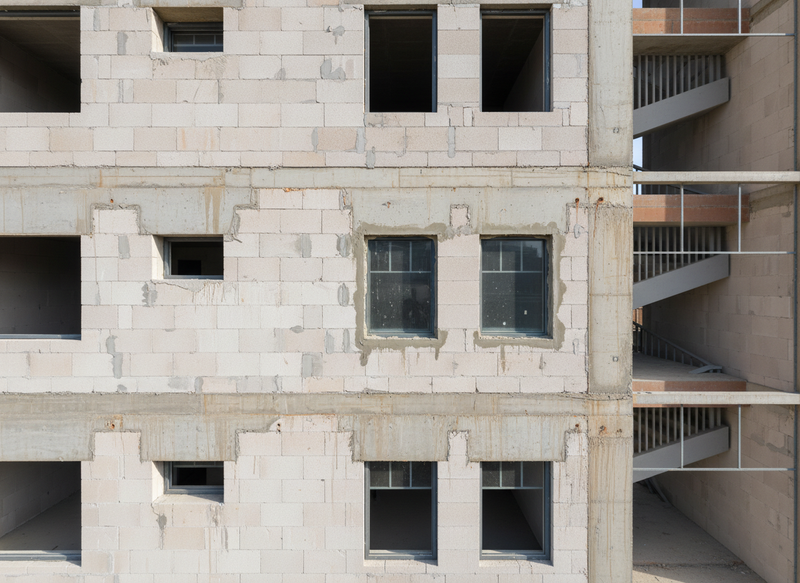
#> input picture site/assets/dataset/AP_SK_102_site.png, 800 x 583 px
$ python system_decomposition.py
#> lines starting #> are read from the running program, lines starting #| are printed output that depends on the picture
"""Trace-style system decomposition figure for the portfolio page.

This follows the visual language in the user's reference examples: real artifact thumbnails,
orange module boxes, compact arrows, and panel labels (a)-(e). It avoids a generic block diagram.

Run:
    .venv/bin/python eval/system_decomposition.py

Out:
    output/system_decomposition.png
"""
from __future__ import annotations

from pathlib import Path

import matplotlib

matplotlib.use("Agg")
import matplotlib.pyplot as plt
from matplotlib.patches import FancyArrowPatch, FancyBboxPatch, Rectangle

REPO = Path(__file__).resolve().parent.parent
OUT = REPO / "output"

INK = "#1a1c20"
MUTED = "#5b6470"
LINE = "#d8dde5"
ORANGE = "#f6a823"
ORANGE_DARK = "#ef7d00"
BLUE = "#56B4E9"
GREEN = "#2ca02c"
PURPLE = "#9467bd"


def _box(ax, x, y, w, h, title, body="", fc="#ffffff", ec=LINE, lw=1.2, title_size=9.8):
    ax.add_patch(
        FancyBboxPatch(
            (x, y),
            w,
            h,
            boxstyle="round,pad=0.006,rounding_size=0.012",
            fc=fc,
            ec=ec,
            lw=lw,
        )
    )
    ax.text(x + w / 2, y + h * 0.74, title, ha="center", va="center", fontsize=title_size + 1.2, fontweight="bold", color=INK)
    if body:
        ax.text(x + w / 2, y + h * 0.37, body, ha="center", va="center", fontsize=9.0, color=MUTED, linespacing=1.15)


def _arrow(ax, x1, y1, x2, y2, color="#5f6670", lw=1.6):
    ax.add_patch(
        FancyArrowPatch(
            (x1, y1),
            (x2, y2),
            arrowstyle="-|>",
            mutation_scale=12,
            lw=lw,
            color=color,
            shrinkA=3,
            shrinkB=3,
        )
    )


def _img(ax, path: Path, x, y, w, h, title=None, crop=None):
    iax = ax.figure.add_axes([x, y, w, h])
    if path.exists():
        im = plt.imread(path)
        iax.imshow(im)
        if crop:
            iax.set_xlim(crop[0], crop[1])
            iax.set_ylim(crop[3], crop[2])
    else:
        iax.text(0.5, 0.5, path.name, ha="center", va="center", fontsize=8, color=MUTED)
    iax.set_xticks([])
    iax.set_yticks([])
    for s in iax.spines.values():
        s.set_edgecolor(LINE)
        s.set_linewidth(1.0)
    if title:
        iax.set_title(title, fontsize=7.6, pad=3, color=INK)
    return iax


def _mini_graph(ax, x, y, w, h):
    ax.add_patch(FancyBboxPatch((x, y), w, h, boxstyle="round,pad=0.006,rounding_size=0.012", fc="#ffffff", ec=LINE, lw=1.0))
    nodes = {
        "wall": (x + 0.18 * w, y + 0.58 * h, "#bdbdbd"),
        "target": (x + 0.50 * w, y + 0.40 * h, ORANGE_DARK),
        "prev": (x + 0.35 * w, y + 0.72 * h, "#9ecae1"),
        "next": (x + 0.70 * w, y + 0.66 * h, "#9ecae1"),
        "storey": (x + 0.78 * w, y + 0.28 * h, "#c9b5e3"),
    }
    edges = [("wall", "target", "FILLS"), ("target", "prev", "NEXT_TO"), ("target", "next", "NEXT_TO"), ("target", "storey", "ON_STOREY")]
    for a, b, lab in edges:
        xa, ya, _ = nodes[a]
        xb, yb, _ = nodes[b]
        ax.plot([xa, xb], [ya, yb], color="#aab3c0", lw=1.2)
        ax.text((xa + xb) / 2, (ya + yb) / 2 + 0.010, lab, fontsize=5.4, color=MUTED, ha="center")
    for name, (xx, yy, c) in nodes.items():
        ax.scatter([xx], [yy], s=150 if name == "target" else 95, color=c, edgecolor="white", lw=1.0, zorder=3)
        ax.text(xx, yy - 0.035, "target" if name == "target" else name, ha="center", fontsize=6.0, color=INK)
    ax.text(x + w / 2, y + 0.045 * h, "spatial address: Window · Second Floor · slot 2/17", ha="center", fontsize=7.0, color=PURPLE, fontweight="bold")


def build(out_path: Path):
    fig = plt.figure(figsize=(15.4, 8.0))
    ax = fig.add_axes([0, 0, 1, 1])
    ax.set_xlim(0, 1)
    ax.set_ylim(0, 1)
    ax.axis("off")

    fig.text(0.5, 0.957, "AEC Interpreter: evidence trace through the system", ha="center", fontsize=18, fontweight="bold")
    fig.text(0.5, 0.925, "Raw input → module trace → typed field record → graph address → verified BIM element.",
             ha="center", fontsize=11.0, color=MUTED)

    xs = [0.035, 0.235, 0.445, 0.650, 0.815]
    labels = ["(a) Raw evidence", "(b) Cross-modal extraction", "(c) Spatial address", "(d) IFC graph retrieval", "(e) 3D verification"]
    for x, lab in zip(xs, labels):
        ax.text(x, 0.865, lab, fontsize=12.0, fontweight="bold", ha="left", color=INK)

    site_photo = REPO / "site/assets/dataset/AP_SK_102_site.png"
    case_panel = REPO / "site/assets/case_AP_SK_102.png"
    demo_hub = REPO / "site/assets/portfolio/fig-demo-hub.png"
    pipeline = REPO / "site/assets/pipeline.png"

    _img(ax, site_photo, 0.035, 0.605, 0.155, 0.205, "site photo")
    _img(ax, case_panel, 0.048, 0.365, 0.130, 0.175, "marked plan", crop=(735, 1125, 105, 480))
    _box(ax, 0.035, 0.215, 0.155, 0.090, "field note / query", "Which IFC window is shown\non Second Floor?", fc="#f7f9fc")

    # Program stack, orange like the reference examples.
    prog = [
        ("VLM.extract", "storey\nIFC class\nrelation"),
        ("OpenCV.slot", "count openings\nposition = 2 of 17"),
        ("Route", "confidence 0.57\nANSWER"),
    ]
    for i, (title, body) in enumerate(prog):
        y = 0.685 - i * 0.155
        _box(ax, 0.235, y, 0.155, 0.105, title, body, fc="#fff4e3", ec=ORANGE_DARK, lw=1.4)
        if i < 2:
            _arrow(ax, 0.312, y, 0.312, y - 0.045)

    _img(ax, case_panel, 0.405, 0.585, 0.070, 0.205, "opening count", crop=(250, 430, 1060, 1450))
    _box(ax, 0.405, 0.405, 0.150, 0.095, "typed field", "value=(2,17)\nconfidence=0.52\nsource=opencv", fc="#ffffff", ec=ORANGE_DARK)

    _mini_graph(ax, 0.445, 0.215, 0.165, 0.260)

    _box(ax, 0.650, 0.660, 0.135, 0.095, "Graph query", "Window\nSecond Floor\nhost wall", fc="#f3f0fa", ec=PURPLE)
    _box(ax, 0.650, 0.505, 0.135, 0.095, "Recall pool", "GT in pool\n100%", fc="#ffffff", ec=LINE)
    _box(ax, 0.650, 0.350, 0.135, 0.095, "Ranked result", "46 candidates\n→ 1 address", fc="#ffffff", ec=PURPLE)
    _arrow(ax, 0.718, 0.660, 0.718, 0.600, color=PURPLE)
    _arrow(ax, 0.718, 0.505, 0.718, 0.445, color=PURPLE)

    _img(ax, demo_hub, 0.815, 0.540, 0.145, 0.190, "BIM viewer")
    _img(ax, case_panel, 0.830, 0.290, 0.120, 0.155, "trace card", crop=(0, 820, 0, 760))
    _box(ax, 0.815, 0.160, 0.145, 0.085, "final output", "GUID returned with\n3D highlight for review", fc="#e8f6ec", ec=GREEN)

    # Stage arrows.
    _arrow(ax, 0.190, 0.640, 0.235, 0.735)
    _arrow(ax, 0.390, 0.735, 0.405, 0.690)
    _arrow(ax, 0.555, 0.450, 0.650, 0.705, color=PURPLE)
    _arrow(ax, 0.785, 0.390, 0.815, 0.205, color=GREEN)

    # Compact result strip.
    ax.add_patch(Rectangle((0.035, 0.055), 0.925, 0.045, fc="#f7f9fc", ec=LINE, lw=1.0))
    ax.text(0.052, 0.078, "Measured effect:", fontsize=8.5, fontweight="bold", color=INK, va="center")
    ax.text(0.150, 0.078, "VLM-only Top-1 6.7%  ·  + slot specialist 67.6%  ·  address ceiling 78.5% Top-1 / 98.1% Top-10",
            fontsize=9.2, color=MUTED, va="center")

    out_path.parent.mkdir(exist_ok=True)
    fig.savefig(out_path, dpi=140, bbox_inches="tight")
    plt.close(fig)
    print("figure →", out_path)


def main():
    build(OUT / "system_decomposition.png")
#> in _img, im is the input picture: shape (583, 800, 3) float32; mean R, G, B 0.603, 0.583, 0.558
#> call 2 of _img, with x = 0.048, y = 0.365, w = 0.13, h = 0.175, title = 'marked plan', crop = (735, 1125, 105, 480)
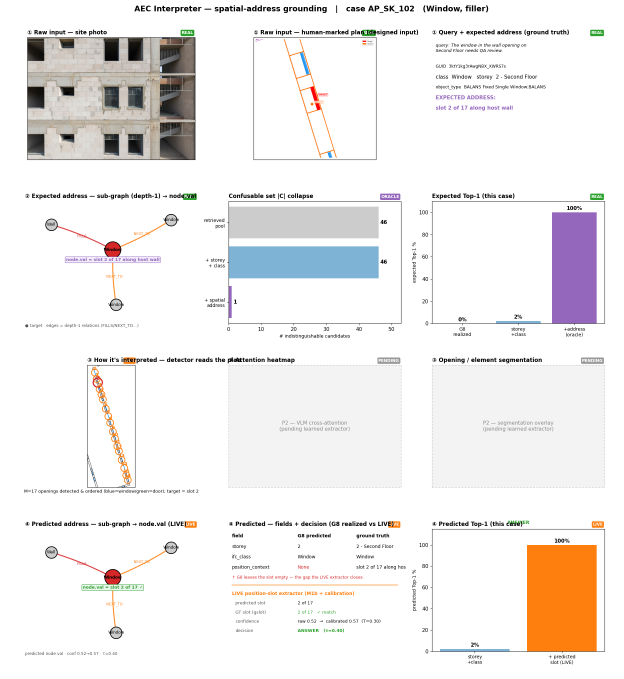
#> input picture site/assets/case_AP_SK_102.png, 1870 x 2035 px (shown at 1/3 size)
#> in _img, im is the input picture: shape (2035, 1870, 4) float32; mean R, G, B, A 0.948, 0.936, 0.931, 1
#> call 4 of _img, with x = 0.815, y = 0.54, w = 0.145, h = 0.19, title = 'BIM viewer'
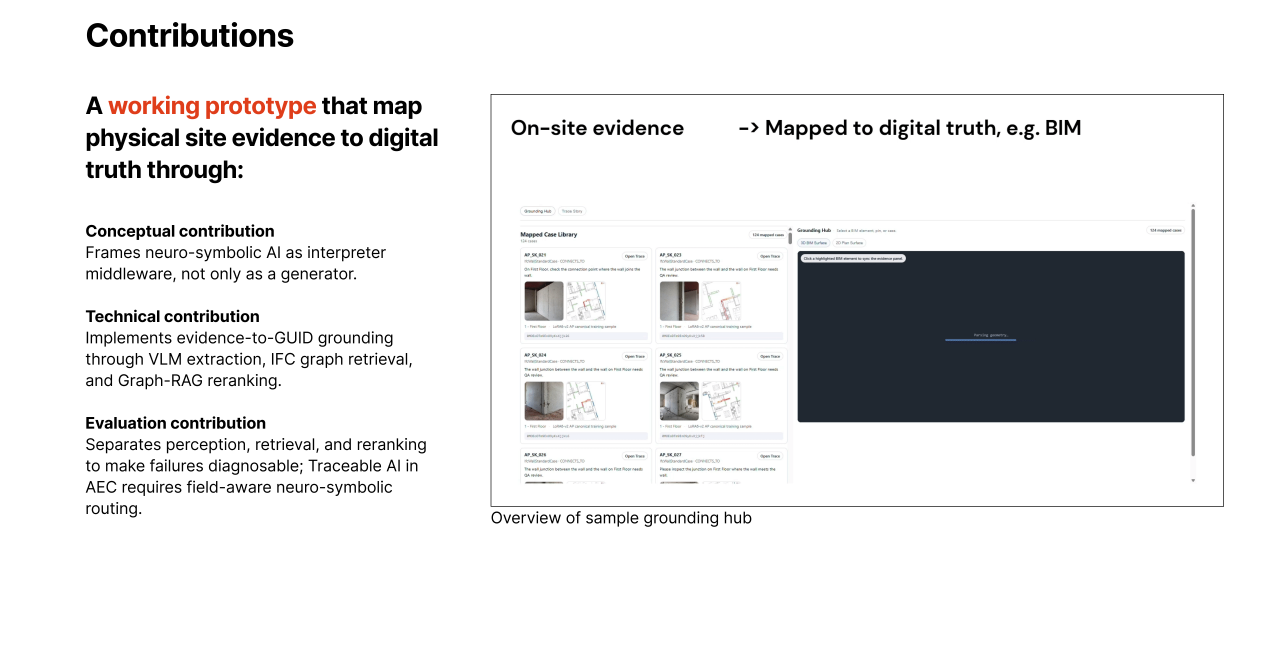
#> input picture site/assets/portfolio/fig-demo-hub.png, 3840 x 1952 px (shown at 1/3 size)
#> in _img, im is the input picture: shape (1952, 3840, 4) float32; mean R, G, B, A 0.907, 0.906, 0.906, 1
#> in build, `fig.savefig(out_path, dpi=140, bbox_inches="tight")`:
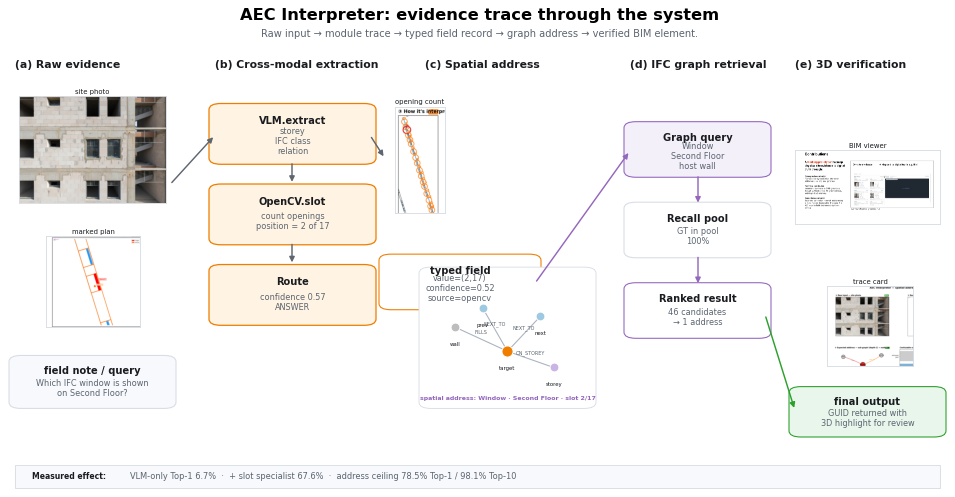
#> figure drawn by matplotlib, 6 panels


if __name__ == "__main__":
    main()
